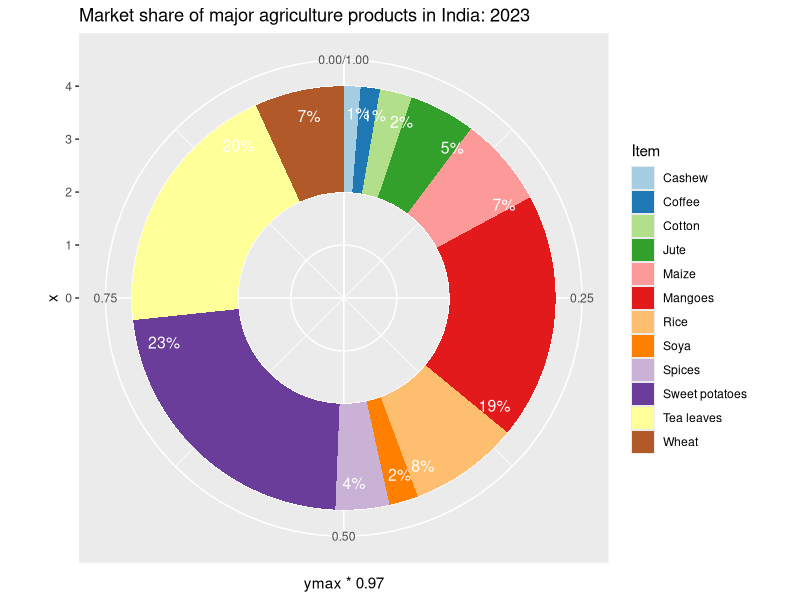

The R script that drew this image: (Note: this script raises an error after producing the figure.)
# load library
library(ggplot2)
library(dplyr) # For data manipulation, especially for calculating percentages
library(readr)

# Load CSV file
data <- read_csv("FAOSTAT_short.csv")
head(data)
 
# Example data preparation (adjust column names as per your CSV)
data_prepared <- data %>%
  group_by(Item) %>% # Replace 'category_column' with your actual category column
  summarise(Value = sum(refValue)) %>% # Replace 'value_column' with your actual value column
  mutate(
    fraction = Value / sum(Value),
    ymax = cumsum(fraction),
    ymin = c(0, head(ymax, n = -1))
  )


# Define the hole size
donut_hole_size <- 2.0 # Adjust this value to control the size of the hole

p<- ggplot(data_prepared, aes(ymax = ymax, ymin = ymin, xmax = 4, xmin = 4 -
    donut_hole_size, fill = Item, inewidth=0.1)) +
    geom_rect() +
    coord_polar(theta = "y") +
        xlim(c(0, 4)) + # Adjusted x limits based on donut_hole_size
    labs(title = "Market share of major agriculture products in India: 2023") +
#    geom_text(aes(label = Item), position = position_stack(vjust = 0.5)) +
    geom_text(aes(x = 3.5, y = ymax*0.97, label = paste0(round(fraction * 100), "%")), color = "white", size = 4) +
    scale_alpha_continuous() +
    scale_fill_brewer(palette = "Paired")
p

geom_text(aes(label = Item, x="", y=""), position = position_stack(vjust = 0.5)) +




library(ggplot2)

# data
data <- read_csv("FAOSTAT_short.csv")
head(data)

# Calculate percentages and label positions
data$fraction <- data$count / sum(data$count)
data$ymax <- cumsum(data$fraction)
data$ymin <- c(0, head(data$ymax, n = -1))
data$label_pos <- (data$ymin + data$ymax) / 2 # Midpoint for labels

# Create the donut chart with geom_text labels
ggplot(data, aes(ymax = ymax, ymin = ymin, xmax = 4, xmin = 3, fill = Item)) +
  geom_rect() +
  coord_polar(theta = "y") +
  xlim(c(2, 4)) + # Creates the hole for the donut
  geom_text(aes(x = 3.5, y = ymax, label = paste0(round(fraction * 100), "%")),
            color = "white", size = 4) + # Adds percentage labels
  theme_void() # Removes axes and background
